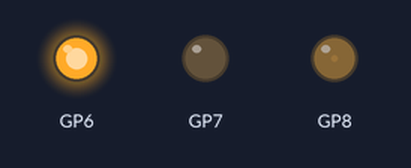
A program run on a simulated Raspberry Pi Pico running MicroPython. Shown: output pins drawn as LEDs (lit = HIGH). At 16.1 s the program stops and its outputs stay as they are.

Above: at 0.15 s.
At 2.25 s:
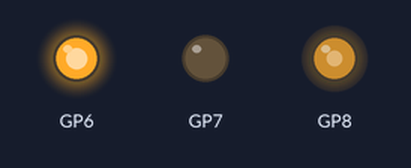
At 4.15 s:
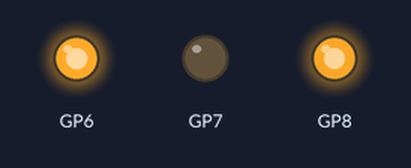
At 6.87 s:
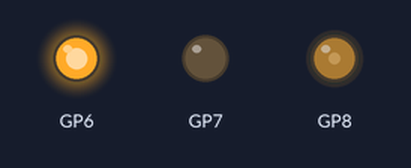
At 12.19 s:
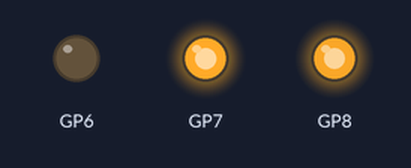
At 16.1 s:
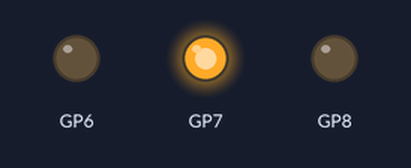
Timing chart, 0 to 17.6 s (numbered marks = the images above):
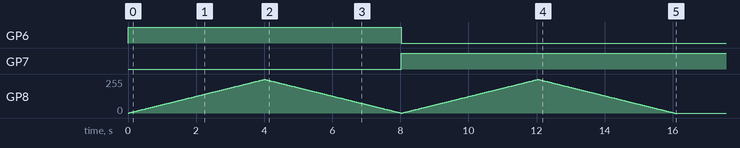

Measured:
- by itself, GP6: LOW → HIGH at 0.00 s, → LOW 8.0 s later
- by itself, GP7: LOW → HIGH at 8.0 s

The program:

motor_driver.py
```python
from machine import Pin, PWM

class MotorDriver:

    def __init__(self, ina_id, inb_id, pwm_id):
        self.ina_pin = Pin(ina_id, Pin.OUT)
        self.inb_pin = Pin(inb_id, Pin.OUT)
        self.pwm_pin = PWM(Pin(pwm_id))
        self.pwm_pin.freq(1000)
        # Stop motor
        self.pwm_pin.duty_u16(0)
        self.ina_pin.off()
        self.inb_pin.off()

    def stop(self):
        self.pwm_pin.duty_u16(0)

    def forward(self, duty):
        self.ina_pin.on()
        self.inb_pin.off()
        self.pwm_pin.duty_u16(duty)

    def backward(self, duty):
        self.ina_pin.off()
        self.inb_pin.on()
        self.pwm_pin.duty_u16(duty)

if __name__ == '__main__':
    from time import sleep
    # m = MotorDriver(2, 3, 4)
    m = MotorDriver(6, 7, 8)
    for d in range(200):  # ramp up
        m.forward(int(65025 / 200 * d))
        sleep(0.02)
    for d in reversed(range(200)):  # ramp up
        m.forward(int(65025 / 200 * d))
        sleep(0.02)
    for d in range(200):  # ramp up
        m.backward(int(65025 / 200 * d))
        sleep(0.02)
    for d in reversed(range(200)):  # ramp up
        m.backward(int(65025 / 200 * d))
        sleep(0.02)
    m.stop()
```
